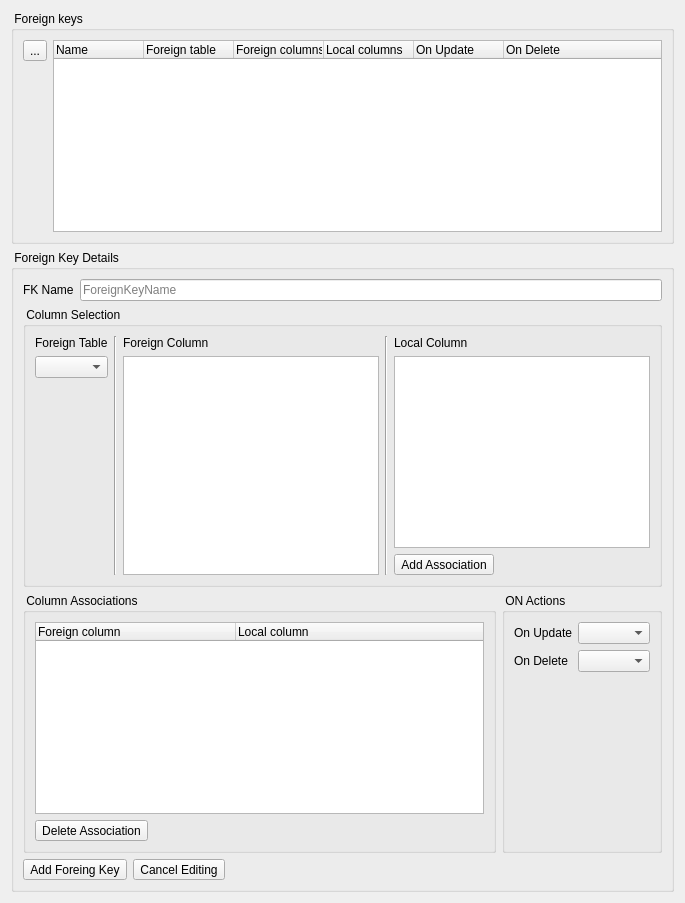
        <widget class="QWidget" name="tabWidgetPage3">
         <attribute name="icon">
          <iconset resource="../dbm.qrc">
           <normaloff>:/images/actions/images/small/foreign_key.png</normaloff>:/images/actions/images/small/foreign_key.png</iconset>
         </attribute>
         <attribute name="title">
          <string>Foreign keys</string>
         </attribute>
         <layout class="QVBoxLayout" name="verticalLayout_15">
          <item>
           <widget class="QGroupBox" name="grpForeignKeysList">
            <property name="title">
             <string> Foreign keys </string>
            </property>
            <layout class="QHBoxLayout" name="horizontalLayout">
             <item>
              <layout class="QVBoxLayout" name="verticalLayout_20">
               <item>
                <widget class="QToolButton" name="btnRemoveForeignKey">
                 <property name="toolTip">
                  <string>Delete foriegn key</string>
                 </property>
                 <property name="text">
                  <string>...</string>
                 </property>
                 <property name="icon">
                  <iconset resource="../dbm.qrc">
                   <normaloff>:/images/actions/images/small/remove.png</normaloff>:/images/actions/images/small/remove.png</iconset>
                 </property>
                </widget>
               </item>
               <item>
                <spacer name="verticalSpacer_6">
                 <property name="orientation">
                  <enum>Qt::Vertical</enum>
                 </property>
                 <property name="sizeHint" stdset="0">
                  <size>
                   <width>20</width>
                   <height>40</height>
                  </size>
                 </property>
                </spacer>
               </item>
              </layout>
             </item>
             <item>
              <widget class="QTreeWidget" name="lstForeignKeys">
               <property name="rootIsDecorated">
                <bool>false</bool>
               </property>
               <property name="itemsExpandable">
                <bool>false</bool>
               </property>
               <property name="expandsOnDoubleClick">
                <bool>false</bool>
               </property>
               <attribute name="headerDefaultSectionSize">
                <number>90</number>
               </attribute>
               <column>
                <property name="text">
                 <string>Name</string>
                </property>
               </column>
               <column>
                <property name="text">
                 <string>Foreign table</string>
                </property>
               </column>
               <column>
                <property name="text">
                 <string>Foreign columns</string>
                </property>
               </column>
               <column>
                <property name="text">
                 <string>Local columns</string>
                </property>
               </column>
               <column>
                <property name="text">
                 <string>On Update</string>
                </property>
               </column>
               <column>
                <property name="text">
                 <string>On Delete</string>
                </property>
               </column>
              </widget>
             </item>
            </layout>
           </widget>
          </item>
          <item>
           <widget class="QGroupBox" name="grpNewForeignKey">
            <property name="title">
             <string> Foreign Key Details </string>
            </property>
            <layout class="QVBoxLayout" name="verticalLayout_14">
             <item>
              <layout class="QHBoxLayout" name="horizontalLayout_9">
               <item>
                <widget class="QLabel" name="label_9">
                 <property name="text">
                  <string>FK Name</string>
                 </property>
                </widget>
               </item>
               <item>
                <widget class="QLineEdit" name="txtForeignKeyName">
                 <property name="toolTip">
                  <string>The name of the foreign key</string>
                 </property>
                 <property name="placeholderText">
                  <string>ForeignKeyName</string>
                 </property>
                </widget>
               </item>
              </layout>
             </item>
             <item>
              <widget class="QGroupBox" name="groupBox_6">
               <property name="title">
                <string> Column Selection </string>
               </property>
               <layout class="QHBoxLayout" name="horizontalLayout_19">
                <item>
                 <layout class="QGridLayout" name="gridLayout_2">
                  <item row="0" column="0">
                   <widget class="QFrame" name="frame">
                    <property name="frameShape">
                     <enum>QFrame::NoFrame</enum>
                    </property>
                    <property name="frameShadow">
                     <enum>QFrame::Raised</enum>
                    </property>
                    <property name="lineWidth">
                     <number>0</number>
                    </property>
                    <layout class="QHBoxLayout" name="horizontalLayout_4">
                     <property name="spacing">
                      <number>6</number>
                     </property>
                     <property name="margin">
                      <number>0</number>
                     </property>
                     <item>
                      <widget class="QLabel" name="label_5">
                       <property name="text">
                        <string>Foreign Table</string>
                       </property>
                      </widget>
                     </item>
                    </layout>
                   </widget>
                  </item>
                  <item row="1" column="4">
                   <widget class="QListWidget" name="lstLocalColumn"/>
                  </item>
                  <item row="0" column="3" rowspan="3">
                   <widget class="Line" name="line_2">
                    <property name="orientation">
                     <enum>Qt::Vertical</enum>
                    </property>
                   </widget>
                  </item>
                  <item row="1" column="0" rowspan="2">
                   <layout class="QVBoxLayout" name="verticalLayout_11">
                    <item>
                     <widget class="QComboBox" name="cmbForeignTables"/>
                    </item>
                    <item>
                     <spacer name="verticalSpacer_2">
                      <property name="orientation">
                       <enum>Qt::Vertical</enum>
                      </property>
                      <property name="sizeHint" stdset="0">
                       <size>
                        <width>20</width>
                        <height>40</height>
                       </size>
                      </property>
                     </spacer>
                    </item>
                   </layout>
                  </item>
                  <item row="2" column="4">
                   <widget class="QToolButton" name="btnAddForeignKeyAssociation">
                    <property name="toolTip">
                     <string>Add column associations</string>
                    </property>
                    <property name="text">
                     <string>Add Association</string>
                    </property>
                    <property name="icon">
                     <iconset resource="../dbm.qrc">
                      <normaloff>:/images/actions/images/small/add.png</normaloff>:/images/actions/images/small/add.png</iconset>
                    </property>
                    <property name="toolButtonStyle">
                     <enum>Qt::ToolButtonTextBesideIcon</enum>
                    </property>
                   </widget>
                  </item>
                  <item row="0" column="2">
                   <widget class="QFrame" name="frame_2">
                    <property name="frameShape">
                     <enum>QFrame::NoFrame</enum>
                    </property>
                    <property name="frameShadow">
                     <enum>QFrame::Raised</enum>
                    </property>
                    <property name="lineWidth">
                     <number>0</number>
                    </property>
                    <layout class="QHBoxLayout" name="horizontalLayout_10">
                     <property name="margin">
                      <number>0</number>
                     </property>
                     <item>
                      <widget class="QLabel" name="label_8">
                       <property name="text">
                        <string>Foreign Column</string>
                       </property>
                      </widget>
                     </item>
                    </layout>
                   </widget>
                  </item>
                  <item row="1" column="2" rowspan="2">
                   <widget class="QListWidget" name="lstForeignTablesColumns"/>
                  </item>
                  <item row="0" column="4">
                   <widget class="QFrame" name="frame_3">
                    <property name="frameShape">
                     <enum>QFrame::NoFrame</enum>
                    </property>
                    <property name="frameShadow">
                     <enum>QFrame::Raised</enum>
                    </property>
                    <property name="lineWidth">
                     <number>0</number>
                    </property>
                    <layout class="QHBoxLayout" name="horizontalLayout_11">
                     <property name="margin">
                      <number>0</number>
                     </property>
                     <item>
                      <widget class="QLabel" name="label_15">
                       <property name="text">
                        <string>Local Column</string>
                       </property>
                      </widget>
                     </item>
                    </layout>
                   </widget>
                  </item>
                  <item row="0" column="1" rowspan="3">
                   <widget class="Line" name="line_3">
                    <property name="orientation">
                     <enum>Qt::Vertical</enum>
                    </property>
                   </widget>
                  </item>
                 </layout>
                </item>
               </layout>
              </widget>
             </item>
             <item>
              <layout class="QHBoxLayout" name="horizontalLayout_12">
               <item>
                <widget class="QGroupBox" name="groupBox_2">
                 <property name="title">
                  <string> Column Associations </string>
                 </property>
                 <layout class="QVBoxLayout" name="verticalLayout_6">
                  <item>
                   <widget class="QTreeWidget" name="lstForeignKeyAssociations">
                    <property name="rootIsDecorated">
                     <bool>false</bool>
                    </property>
                    <property name="itemsExpandable">
                     <bool>false</bool>
                    </property>
                    <property name="expandsOnDoubleClick">
                     <bool>false</bool>
                    </property>
                    <attribute name="headerCascadingSectionResizes">
                     <bool>true</bool>
                    </attribute>
                    <attribute name="headerDefaultSectionSize">
                     <number>200</number>
                    </attribute>
                    <attribute name="headerHighlightSections">
                     <bool>true</bool>
                    </attribute>
                    <attribute name="headerMinimumSectionSize">
                     <number>150</number>
                    </attribute>
                    <attribute name="headerShowSortIndicator" stdset="0">
                     <bool>false</bool>
                    </attribute>
                    <column>
                     <property name="text">
                      <string>Foreign column</string>
                     </property>
                    </column>
                    <column>
                     <property name="text">
                      <string>Local column</string>
                     </property>
                    </column>
                   </widget>
                  </item>
                  <item>
                   <widget class="QToolButton" name="btnRemoveAssociation">
                    <property name="toolTip">
                     <string>Delete column association</string>
                    </property>
                    <property name="text">
                     <string>Delete Association</string>
                    </property>
                    <property name="icon">
                     <iconset resource="../dbm.qrc">
                      <normaloff>:/images/actions/images/small/remove.png</normaloff>:/images/actions/images/small/remove.png</iconset>
                    </property>
                    <property name="toolButtonStyle">
                     <enum>Qt::ToolButtonTextBesideIcon</enum>
                    </property>
                   </widget>
                  </item>
                 </layout>
                </widget>
               </item>
               <item>
                <widget class="QGroupBox" name="groupBox_5">
                 <property name="title">
                  <string> ON Actions </string>
                 </property>
                 <layout class="QFormLayout" name="formLayout_3">
                  <property name="fieldGrowthPolicy">
                   <enum>QFormLayout::AllNonFixedFieldsGrow</enum>
                  </property>
                  <item row="0" column="0">
                   <widget class="QLabel" name="label_3">
                    <property name="text">
                     <string>On Update</string>
                    </property>
                   </widget>
                  </item>
                  <item row="0" column="1">
                   <widget class="QComboBox" name="cmbFkOnUpdate"/>
                  </item>
                  <item row="1" column="0">
                   <widget class="QLabel" name="label_7">
                    <property name="text">
                     <string>On Delete</string>
                    </property>
                   </widget>
                  </item>
                  <item row="1" column="1">
                   <widget class="QComboBox" name="cmbFkOnDelete"/>
                  </item>
                 </layout>
                </widget>
               </item>
              </layout>
             </item>
             <item>
              <layout class="QHBoxLayout" name="horizontalLayout_8">
               <item>
                <widget class="QToolButton" name="btnAddForeignKey">
                 <property name="toolTip">
                  <string>Add foreign key</string>
                 </property>
                 <property name="text">
                  <string>Add Foreing Key</string>
                 </property>
                 <property name="icon">
                  <iconset resource="../dbm.qrc">
                   <normaloff>:/images/actions/images/small/add.png</normaloff>:/images/actions/images/small/add.png</iconset>
                 </property>
                 <property name="toolButtonStyle">
                  <enum>Qt::ToolButtonTextBesideIcon</enum>
                 </property>
                </widget>
               </item>
               <item>
                <widget class="QToolButton" name="btnCancelForeignKeyEditing">
                 <property name="toolTip">
                  <string>Cancel editing foreign key</string>
                 </property>
                 <property name="text">
                  <string>Cancel Editing</string>
                 </property>
                 <property name="icon">
                  <iconset resource="../dbm.qrc">
                   <normaloff>:/images/actions/images/small/cancel.png</normaloff>:/images/actions/images/small/cancel.png</iconset>
                 </property>
                 <property name="toolButtonStyle">
                  <enum>Qt::ToolButtonTextBesideIcon</enum>
                 </property>
                </widget>
               </item>
               <item>
                <spacer name="horizontalSpacer_3">
                 <property name="orientation">
                  <enum>Qt::Horizontal</enum>
                 </property>
                 <property name="sizeHint" stdset="0">
                  <size>
                   <width>40</width>
                   <height>20</height>
                  </size>
                 </property>
                </spacer>
               </item>
              </layout>
             </item>
            </layout>
           </widget>
          </item>
         </layout>
        </widget>
